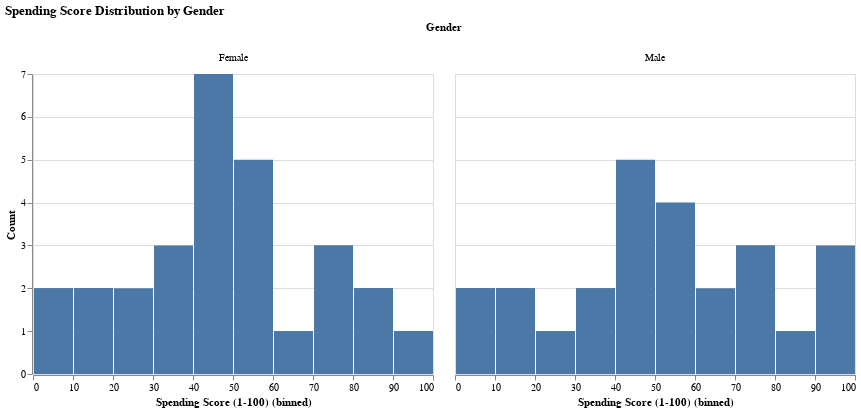
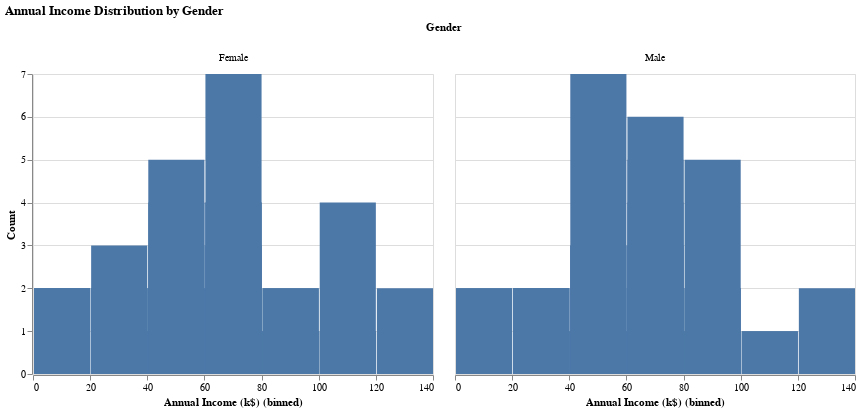
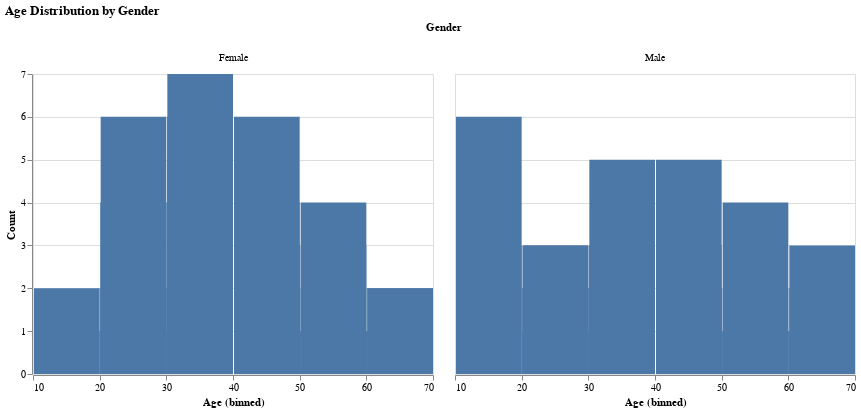

The notebook cell saved with these charts, in order:
### Code cell
print("\nGender Distribution:")
print(df['Gender'].value_counts().to_markdown(numalign="left", stralign="left"))
sns.countplot(x='Gender', data=df)
plt.title('Genre Count')
plt.show()

# Descriptive statistics by gender
print("\nDescriptive Statistics by Gender:")
for gender in df['Gender'].unique():
    print(f"\n{gender}:")
    print(df[df['Gender'] == gender][['Age', 'Annual Income (k$)', 'Spending Score (1-100)']].describe().to_markdown(numalign="left", stralign="left"))

print("\n")
# Spending Score distribution by gender
chart1 = alt.Chart(df).mark_bar().encode(
    x=alt.X('Spending Score (1-100):Q', bin=True),
    y=alt.Y('count()', title='Count'),
    column='Gender:N',
    tooltip=['Spending Score (1-100)', 'count()']
).properties(
    title='Spending Score Distribution by Gender'
).interactive()

chart1.save('spending_score_by_gender_bar_chart.json')
display(chart1)

print("\n")
# Annual Income distribution by gender
chart2 = alt.Chart(df).mark_bar().encode(
    x=alt.X('Annual Income (k$):Q', bin=True),
    y=alt.Y('count()', title='Count'),
    column='Gender:N',
    tooltip=['Annual Income (k$)', 'count()']
).properties(
    title='Annual Income Distribution by Gender'
).interactive()

chart2.save('annual_income_by_gender_bar_chart.json')
display(chart2)

print("\n")
# Age distribution by gender
chart3 = alt.Chart(df).mark_bar().encode(
    x=alt.X('Age:Q', bin=True),
    y=alt.Y('count()', title='Count'),
    column='Gender:N',
    tooltip=['Age', 'count()']
).properties(
    title='Age Distribution by Gender'
).interactive()

chart3.save('age_distribution_by_gender_bar_chart.json')
display(chart3)

### Figure 1 — Vega-Lite specification as saved in the notebook (floating-point values rounded to 4 significant figures; data arrays with more than 128 entries replaced by an {"elided": "..."} marker saying what was removed)
{"config": {"view": {"continuousWidth": 400, "continuousHeight": 300}}, "data": {"name": "data-c966b2853f78c5f2a29ac0f369589d4d"}, "mark": "bar", "encoding": {"column": {"field": "Gender", "type": "nominal"}, "tooltip": [{"field": "Spending Score (1-100)", "type": "quantitative"}, {"aggregate": "count", "type": "quantitative"}], "x": {"bin": true, "field": "Spending Score (1-100)", "type": "quantitative"}, "y": {"aggregate": "count", "title": "Count", "type": "quantitative"}}, "selection": {"selector001": {"type": "interval", "bind": "scales", "encodings": ["x", "y"]}}, "title": "Spending Score Distribution by Gender", "$schema": "https://vega.github.io/schema/vega-lite/v4.17.0.json", "datasets": {"data-c966b2853f78c5f2a29ac0f369589d4d": {"elided": "200 records"}}}

### Figure 2 — Vega-Lite specification as saved in the notebook (floating-point values rounded to 4 significant figures; data arrays with more than 128 entries replaced by an {"elided": "..."} marker saying what was removed)
{"config": {"view": {"continuousWidth": 400, "continuousHeight": 300}}, "data": {"name": "data-c966b2853f78c5f2a29ac0f369589d4d"}, "mark": "bar", "encoding": {"column": {"field": "Gender", "type": "nominal"}, "tooltip": [{"field": "Annual Income (k$)", "type": "quantitative"}, {"aggregate": "count", "type": "quantitative"}], "x": {"bin": true, "field": "Annual Income (k$)", "type": "quantitative"}, "y": {"aggregate": "count", "title": "Count", "type": "quantitative"}}, "selection": {"selector002": {"type": "interval", "bind": "scales", "encodings": ["x", "y"]}}, "title": "Annual Income Distribution by Gender", "$schema": "https://vega.github.io/schema/vega-lite/v4.17.0.json", "datasets": {"data-c966b2853f78c5f2a29ac0f369589d4d": {"elided": "200 records"}}}

### Figure 3 — Vega-Lite specification as saved in the notebook (floating-point values rounded to 4 significant figures; data arrays with more than 128 entries replaced by an {"elided": "..."} marker saying what was removed)
{"config": {"view": {"continuousWidth": 400, "continuousHeight": 300}}, "data": {"name": "data-c966b2853f78c5f2a29ac0f369589d4d"}, "mark": "bar", "encoding": {"column": {"field": "Gender", "type": "nominal"}, "tooltip": [{"field": "Age", "type": "quantitative"}, {"aggregate": "count", "type": "quantitative"}], "x": {"bin": true, "field": "Age", "type": "quantitative"}, "y": {"aggregate": "count", "title": "Count", "type": "quantitative"}}, "selection": {"selector003": {"type": "interval", "bind": "scales", "encodings": ["x", "y"]}}, "title": "Age Distribution by Gender", "$schema": "https://vega.github.io/schema/vega-lite/v4.17.0.json", "datasets": {"data-c966b2853f78c5f2a29ac0f369589d4d": {"elided": "200 records"}}}
